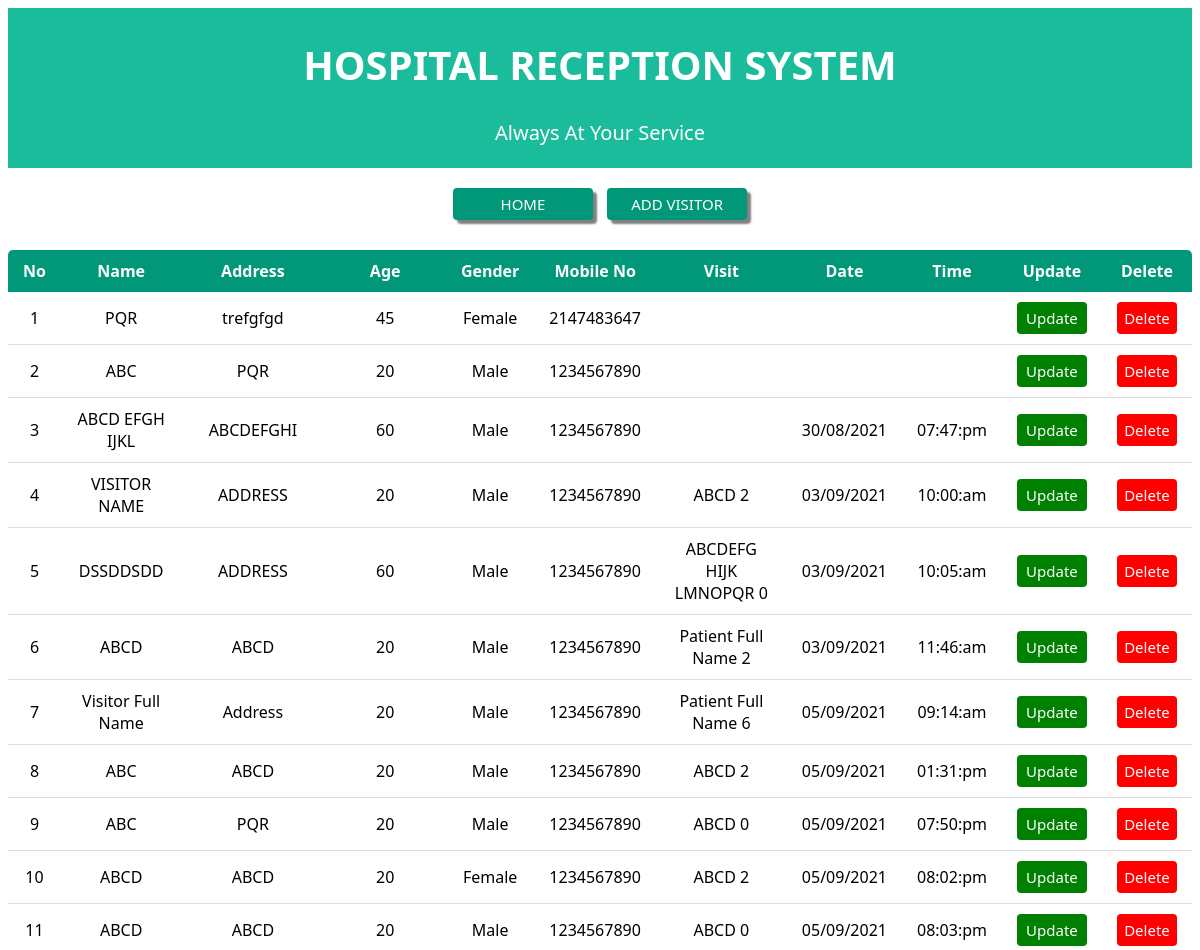
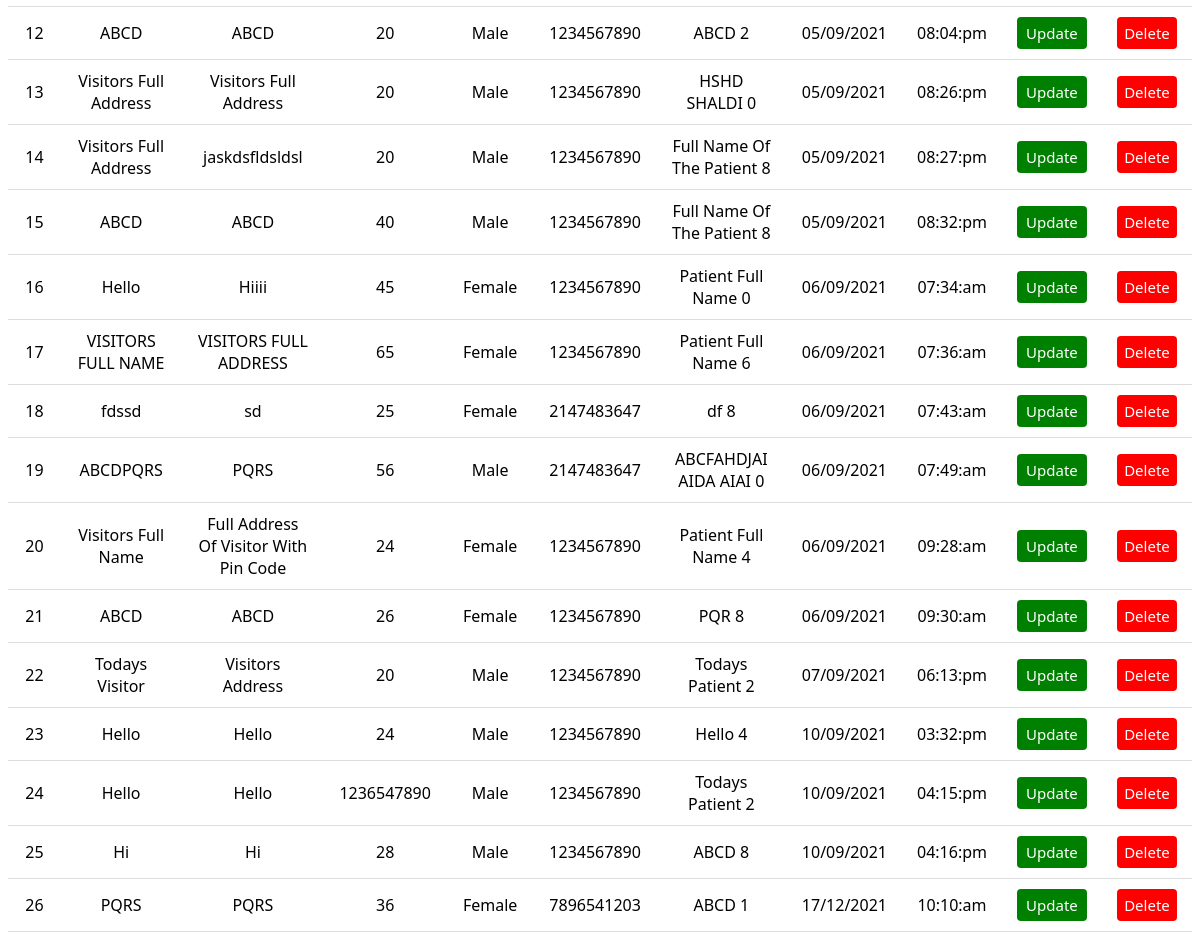
The app's page /vshow.php (signed in) with its own data (2 pictures, top to bottom).
### tables this page shows
CREATE TABLE `visitor` (
  `no` int(10) NOT NULL,
  `name` varchar(50) NOT NULL,
  `address` varchar(100) NOT NULL,
  `mobile` varchar(10) NOT NULL,
  `age` int(20) NOT NULL,
  `gender` varchar(20) NOT NULL,
  `date` varchar(100) NOT NULL,
  `time` varchar(10) NOT NULL,
  `visit` varchar(100) NOT NULL
);

### vshow.php (the view, shortened to what this page needs)
<!DOCTYPE html>
<html>
    <head>
    </head>
    <body>
        <div class="header">
            <h1>HOSPITAL RECEPTION SYSTEM</h1>
            <p>Always At Your Service</p>
        </div>
        <center>
            <a href="index.php"><button class="btn">HOME</button></a>
            <a href="vinfo.php"><button class="btn">ADD VISITOR</button></a>
        <center>
        <div style="overflow-x:auto;">
        <table class="content-table">
            <thead>
            <tr>
                <th>No</th>
                <th>Name</th>
                <th>Address</th>
                <th>Age</th>
                <th>Gender</th>
                <th>Mobile No</th>
                <th>Visit</th>
                <th>Date</th>
                <th>Time</th>
                <th>Update</th>
                <th>Delete</th>
            </tr>
        </thead>
            <?php
                $con=mysqli_connect('localhost','root','');
                mysqli_select_db($con,'hospital');
                $sql="select * from visitor";
                $records=mysqli_query($con,$sql);
                if($records->num_rows>0)
                {
                    $no=1;
                    while($row=mysqli_fetch_array($records))
                    {
                        echo "<tbody>";
                        echo "<tr>";
                        echo "<td>".$no."</td>";
                        echo "<td>".$row['name']."</td>";
                        echo "<td>".$row['address']."</td>";
                        echo "<td>".$row['age']."</td>";
                        echo "<td>".$row['gender']."</td>";
                        echo "<td>".$row['mobile']."</td>";
                        echo "<td>".$row['visit']."</td>";
                        echo "<td>".$row['date']."</td>";
                        echo "<td>".$row['time']."</td>";
                        echo "<td><a href=updatev.php?id=".$row['no']."><button class='up'>Update</button></a></td>";
                        echo "<td><a href=deletev.php?id=".$row['no']."><button class='del'>Delete</button></a></td>";
                        echo "</tbody>";
                        $no++;
                    }
                }
                else
                {
                    print "<font color='red'> No Records Found !!";
                }
            ?>
        </table>
    </body>
</html>

### vshow.php (style rules this page uses)
* { font-family:'Segoe UI', Tahoma, Geneva, Verdana, sans-serif; }
.header { padding:2px; text-align:center; background: #1abc9c; color: white; font-family:'Segoe UI', Tahoma, Geneva, Verdana, sans-serif; }
.header h1 { font-size: 40px; }
.header p { font-size: 20px; }
.btn { color:white; background-color:#009879; border:none; border-radius:4px; cursor:pointer; width:140px; padding:6px; margin:20px 5px; text-align:center; font-size:15px; font-family:'Segoe UI', Tahoma, Geneva, Verdana, sans-serif; box-shadow: 4px 4px 2px grey; }
.del { color:white; background-color:red; border:none; border-radius:4px; width:60px; padding:6px; text-align:center; cursor:pointer; font-size:15px; font-family:'Segoe UI', Tahoma, Geneva, Verdana, sans-serif; }
.up { color:white; background-color:green; border:none; border-radius:4px; width:70px; padding:6px; text-align:center; cursor:pointer; font-size:15px; font-family:'Segoe UI', Tahoma, Geneva, Verdana, sans-serif; }
.content-table { border-collapse:collapse; margin: 10px 0; border-radius: 5px 5px 0 0; overflow: hidden; box-shadow: 0,0,0,0.15; }
.content-table thead tr { background-color: #009879; color: #FFFFFF; text-align: center; font-weight: bold; }
.content-table th, .content-table td { padding: 10px 15px; text-align:center; }
.content-table tbody tr { border-bottom: 1px solid #dddddd; }

### records on screen
visitor: name "PQR", address "trefgfgd", age "45", gender "Female", mobile "2147483647"
visitor: name "ABC", address "PQR", age "20", gender "Male", mobile "1234567890"
visitor: name "ABCD EFGH IJKL", address "ABCDEFGHI", age "60", gender "Male", mobile "1234567890", date "30/08/2021", time "07:47:pm"
visitor: name "VISITOR NAME", address "ADDRESS", age "20", gender "Male", mobile "1234567890", visit "ABCD 2", date "03/09/2021", time "10:00:am"
visitor: name "DSSDDSDD", address "ADDRESS", age "60", gender "Male", mobile "1234567890", visit "ABCDEFG HIJK LMNOPQR 0", date "03/09/2021", time "10:05:am"
visitor: name "ABCD", address "ABCD", age "20", gender "Male", mobile "1234567890", visit "Patient Full Name 2", date "03/09/2021", time "11:46:am"
visitor: name "Visitor Full Name", address "Address", age "20", gender "Male", mobile "1234567890", visit "Patient Full Name 6", date "05/09/2021", time "09:14:am"
visitor: name "ABC", address "ABCD", age "20", gender "Male", mobile "1234567890", visit "ABCD 2", date "05/09/2021", time "01:31:pm"
visitor: name "ABC", address "PQR", age "20", gender "Male", mobile "1234567890", visit "ABCD 0", date "05/09/2021", time "07:50:pm"
visitor: name "ABCD", address "ABCD", age "20", gender "Female", mobile "1234567890", visit "ABCD 2", date "05/09/2021", time "08:02:pm"
visitor: name "ABCD", address "ABCD", age "20", gender "Male", mobile "1234567890", visit "ABCD 0", date "05/09/2021", time "08:03:pm"
visitor: name "ABCD", address "ABCD", age "20", gender "Male", mobile "1234567890", visit "ABCD 2", date "05/09/2021", time "08:04:pm"
visitor: name "Visitors Full Address", address "Visitors Full Address", age "20", gender "Male", mobile "1234567890", visit "HSHD SHALDI 0", date "05/09/2021", time "08:26:pm"
visitor: name "Visitors Full Address", address "jaskdsfldsldsl", age "20", gender "Male", mobile "1234567890", visit "Full Name Of The Patient 8", date "05/09/2021", time "08:27:pm"
visitor: name "ABCD", address "ABCD", age "40", gender "Male", mobile "1234567890", visit "Full Name Of The Patient 8", date "05/09/2021", time "08:32:pm"
visitor: name "Hello", address "Hiiii", age "45", gender "Female", mobile "1234567890", visit "Patient Full Name 0", date "06/09/2021", time "07:34:am"
visitor: name "VISITORS FULL NAME", address "VISITORS FULL ADDRESS", age "65", gender "Female", mobile "1234567890", visit "Patient Full Name 6", date "06/09/2021", time "07:36:am"
visitor: name "fdssd", address "sd", age "25", gender "Female", mobile "2147483647", visit "df 8", date "06/09/2021", time "07:43:am"
visitor: name "ABCDPQRS", address "PQRS", age "56", gender "Male", mobile "2147483647", visit "ABCFAHDJAI AIDA AIAI 0", date "06/09/2021", time "07:49:am"
visitor: name "Visitors Full Name", address "Full Address Of Visitor With Pin Code", age "24", gender "Female", mobile "1234567890", visit "Patient Full Name 4", date "06/09/2021", time "09:28:am"
visitor: name "ABCD", address "ABCD", age "26", gender "Female", mobile "1234567890", visit "PQR 8", date "06/09/2021", time "09:30:am"
visitor: name "Todays Visitor", address "Visitors Address", age "20", gender "Male", mobile "1234567890", visit "Todays Patient 2", date "07/09/2021", time "06:13:pm"
visitor: name "Hello", address "Hello", age "24", gender "Male", mobile "1234567890", visit "Hello 4", date "10/09/2021", time "03:32:pm"
visitor: name "Hello", address "Hello", age "1236547890", gender "Male", mobile "1234567890", visit "Todays Patient 2", date "10/09/2021", time "04:15:pm"
visitor: name "Hi", address "Hi", age "28", gender "Male", mobile "1234567890", visit "ABCD 8", date "10/09/2021", time "04:16:pm"
visitor: name "PQRS", address "PQRS", age "36", gender "Female", mobile "7896541203", visit "ABCD 1", date "17/12/2021", time "10:10:am"
